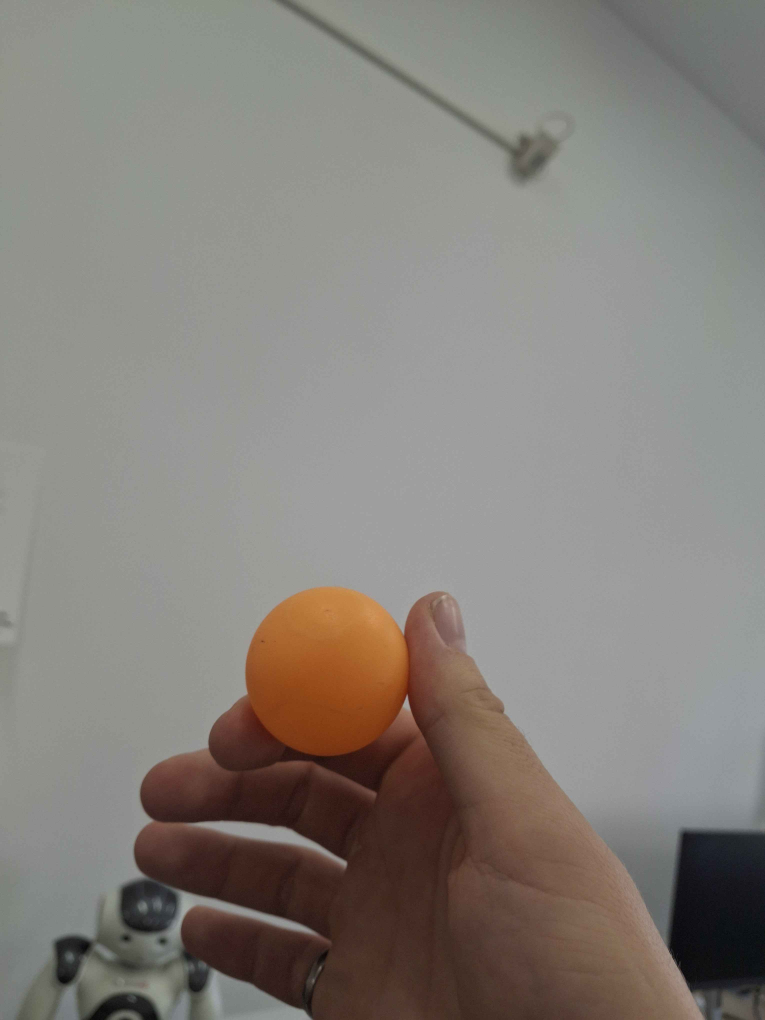
#> input picture src/pure_img_process/samples/1.jpg, 3060 x 4080 px (shown at 1/4 size)
$ python processing.py
#> lines starting #> are read from the running program, lines starting #| are printed output that depends on the picture; after the words box and inside, x2 and y2 are one past the last pixel; in counts of white or black regions, pixels touching at a corner belong together
#> in process_images, img is the input picture: shape (4080, 3060, 3); mean B, G, R 122.6, 128.3, 133.3
### src/pure_img_process/preproccesing.py
import cv2
import numpy as np
import os


def preprocess_image(image):
    # 30% Zoom pentru eliminarea marginilor inutile din background
    height, width = image.shape[:2]
#> height = 4080; width = 3060
    center_x, center_y = width // 2, height // 2
#> center_x = 1530; center_y = 2040
    zoom_factor = 0.80

    # Operatiune de resize pentru a ...
    # Putea sa aleg chestii precum conturui dupa valori pe care ma pot baza ca au o limita
    # folosit pentru testare
    crop_x = int(center_x * zoom_factor)
#> crop_x = 1224
    crop_y = int(center_y * zoom_factor)
#> crop_y = 1632
    cropped = image[center_y - crop_y:center_y + crop_y, center_x - crop_x:center_x + crop_x]
    resized = cv2.resize(cropped, (500, 500))


    gray = cv2.cvtColor(resized, cv2.COLOR_RGB2GRAY)
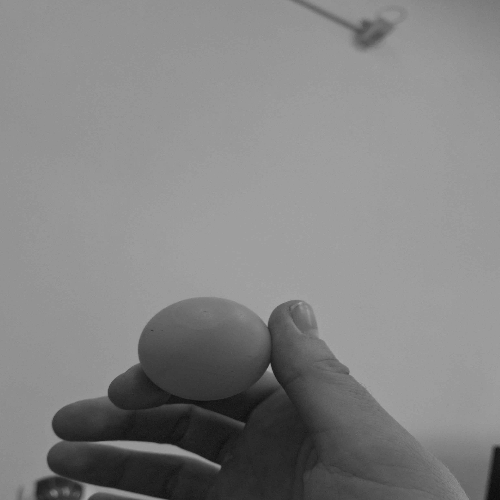
#> gray: shape (500, 500); min 11, max 167, mean 131.6

    equalized = cv2.equalizeHist(gray)
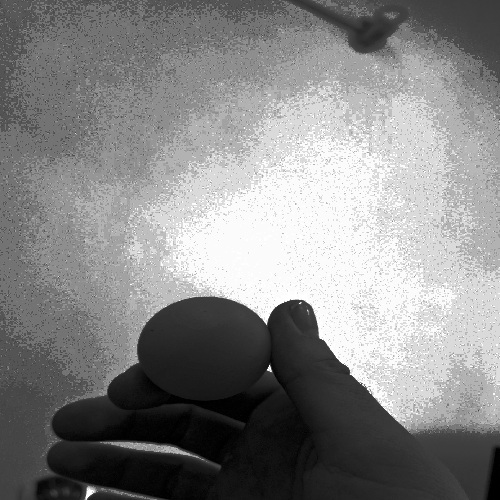
#> equalized: shape (500, 500); min 0, max 255, mean 134.2

    blurred = cv2.GaussianBlur(equalized, (7, 7), 0)

    thresh = cv2.adaptiveThreshold(
        blurred, 255, cv2.ADAPTIVE_THRESH_GAUSSIAN_C, cv2.THRESH_BINARY_INV, 11, 2
    )
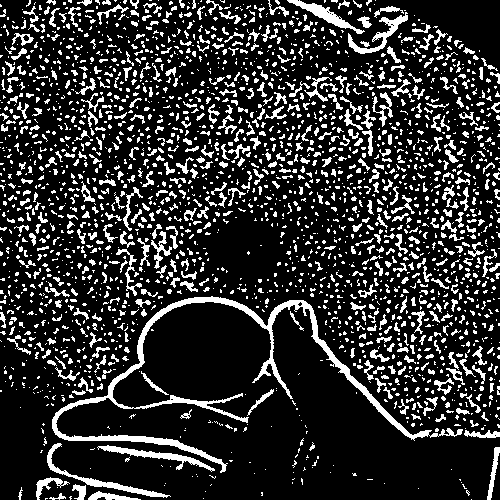
#> thresh: shape (500, 500); 18.7% white; 2452 white regions (1879 under 20 px), largest, box (x1, y1, x2, y2) and area: (52, 296, 463, 473) 5117, (47, 443, 171, 498) 716, (97, 445, 215, 472) 662

    #metoda apelata din disperare sa scap de goluri intre contururi
    kernel = cv2.getStructuringElement(cv2.MORPH_ELLIPSE, (7, 7))
    cleaned = cv2.morphologyEx(thresh, cv2.MORPH_CLOSE, kernel, iterations=11)
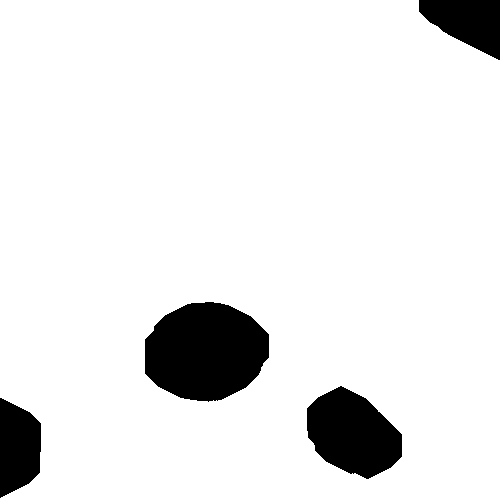
#> cleaned: shape (500, 500); 91.2% white; 4 black regions, box (x1, y1, x2, y2) and area: (145, 302, 269, 402) 9607, (307, 386, 402, 479) 6037, (0, 398, 41, 498) 3194, (419, 0, 500, 60) 3162

    #Algorigmul Canny pentru detectarea marginilor
    edges = cv2.Canny(cleaned, 150, 200)
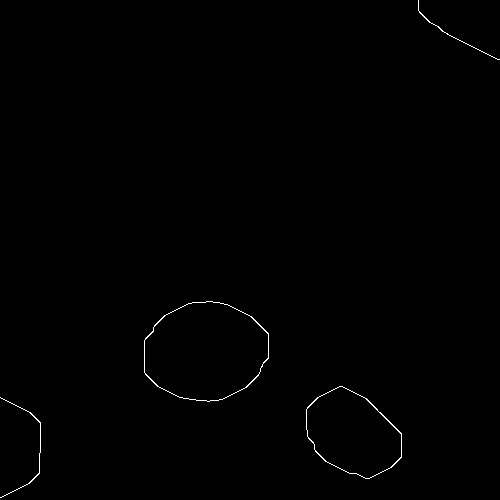
#> edges: shape (500, 500); 0.38% white in thin lines or dots


    return resized, edges

### src/pure_img_process/processing.py
import cv2
import numpy as np
import os

from preproccesing import preprocess_image

folder_path = "samples"
image_files = ["1.jpg", "2.jpg","3.png"]
def get_average_color(image, contour):

    mask = np.zeros(image.shape[:2], dtype=np.uint8)
    cv2.drawContours(mask, [contour], -1, 255, thickness=cv2.FILLED)
    masked_image = cv2.bitwise_and(image, image, mask=mask)
    mean_color = cv2.mean(masked_image, mask=mask)[:3]
    return tuple(map(int, mean_color))


def classify_color(RGB_color):
    r, g, b = RGB_color

    if r > 200 and g < 100 and b < 100:
        return "Red"

    elif r > 200 and g > 150 and b < 100:
        return "Orange"

    elif r > 200 and g > 200 and b < 100:
        return "Yellow"

    elif r < 150 and g > 200 and b < 150:
        return "Green"

    elif r < 100 and g > 200 and b > 200:
        return "Cyan"

    elif r < 100 and g < 150 and b > 200:
        return "Blue"

    elif r > 150 and g < 100 and b > 150:
        return "Purple"

    elif r > 100 and g < 100 and b < 100:
        return "Dark Red"

    elif r < 100 and g < 100 and b < 100:
        return "Black"

    elif r > 200 and g > 200 and b > 200:
        return "White"

    elif r > 150 and g > 150 and b > 150:
        return "Light Gray"

    elif r > 100 and g > 100 and b > 100:
        return "Gray"

    elif r > 100 and g > 50 and b < 50:
        return "Brown"

    elif r > 150 and g < 50 and b > 50:
        return "Magenta"

    elif r < 50 and g > 50 and b > 150:
        return "Indigo"
    else:
        return "Unknown"

def find_longest_contour(image, edges):
    contours, _ = cv2.findContours(edges, cv2.RETR_EXTERNAL, cv2.CHAIN_APPROX_SIMPLE)
#> contours = 4 contours, 1 with area under 20; largest, box (x1, y1, x2, y2) and area: (144, 301, 269, 402) 9645, (306, 386, 402, 479) 6072, (0, 397, 41, 498) 21

    max_length = 0
    longest_contour = None

    for contour in contours:
        length = cv2.arcLength(contour, closed=False)
        if length > max_length:
            max_length = length
            longest_contour = contour
#> this loop made 4 passes
#> (length, max_length) on passes 1, 3: (298.8, 298.8), (365.8, 365.8)
#> length on passes 2, 4: 297.8, 213.2
#> after the loop, longest_contour = contour of 140 points, box (x1, y1, x2, y2) (144, 301, 269, 402), area 9645; max_length = 365.8

    output_image = image.copy()
    if longest_contour is not None:
        cv2.drawContours(output_image, [longest_contour], -1, (0, 255, 0), 2)
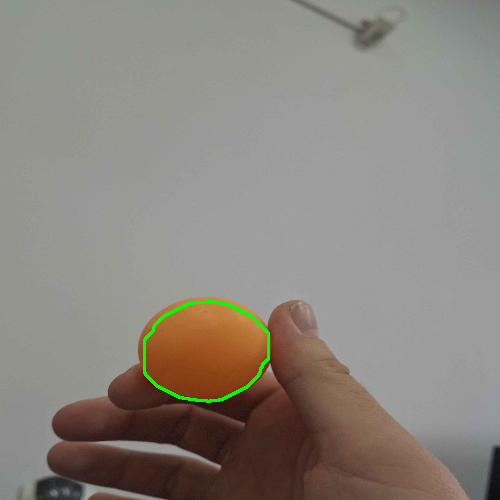
#> output_image: shape (500, 500, 3); mean B, G, R 126.3, 133.5, 139.2

    return longest_contour, output_image


def process_images(folder_path, image_files):
    for file_name in image_files:
        file_path = os.path.join(folder_path, file_name)

        img = cv2.imread(file_path)

        if img is None:
            print(f"Failed to read {file_name}. Skipping.")
            continue

        resized_img, edges = preprocess_image(img)
        closest_contour, output_img = find_longest_contour(resized_img, edges)
#> closest_contour has the same summary as longest_contour in find_longest_contour

        if closest_contour is not None:
            avg_color = get_average_color(resized_img, closest_contour)
#> in get_average_color, `cv2.drawContours(mask, [contour], -1, 255, thickness=cv2.FILLED)`: mask: shape (500, 500); 3.9% white; 1 white region, box (x1, y1, x2, y2) and area: (144, 301, 269, 402) 9805
#> in get_average_color, `masked_image = cv2.bitwise_and(image, image, mask=mask)`:
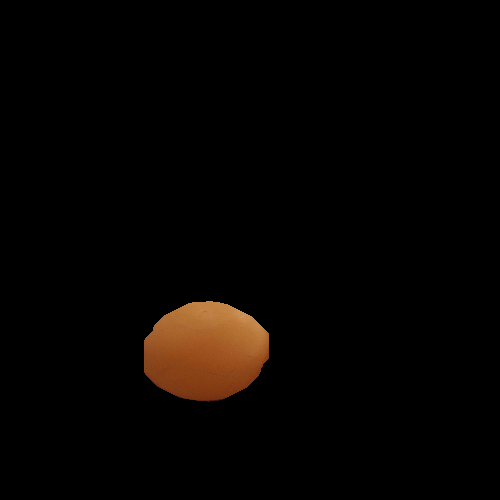
#> masked_image: shape (500, 500, 3); mean B, G, R 1.5, 3.4, 6.2
#> in get_average_color, `mean_color = cv2.mean(masked_image, mask=mask)[:3]`: mean_color = (37.87, 87.67, 157.1)
#> avg_color = (37, 87, 157)
            # Dintr-un motiv sau altul totul e BGR , il convertim in RGB :((
            avg_color = avg_color[::-1]
#> avg_color = (157, 87, 37)
            print(f"Average color (RGB) of the object in {file_name}: {avg_color}")
#| Average color (RGB) of the object in 1.jpg: (157, 87, 37)
            color_name = classify_color(avg_color)
#> in classify_color, `r, g, b = RGB_color`: r = 157; g = 87; b = 37
#> color_name = 'Dark Red'
            print(f"The object is likely: {color_name}")
#| The object is likely: Dark Red
            cv2.drawContours(output_img, [closest_contour], -1, (0, 255, 0), 2)
            cv2.imshow(f"Processed {file_name}", output_img)
            cv2.waitKey(0)
            cv2.destroyAllWindows()

        else:
            print(f"No valid contour found in {file_name}. Check the input folder or images.")
            continue
#> pass 2 of the loop in process_images, `for file_name in image_files:`:
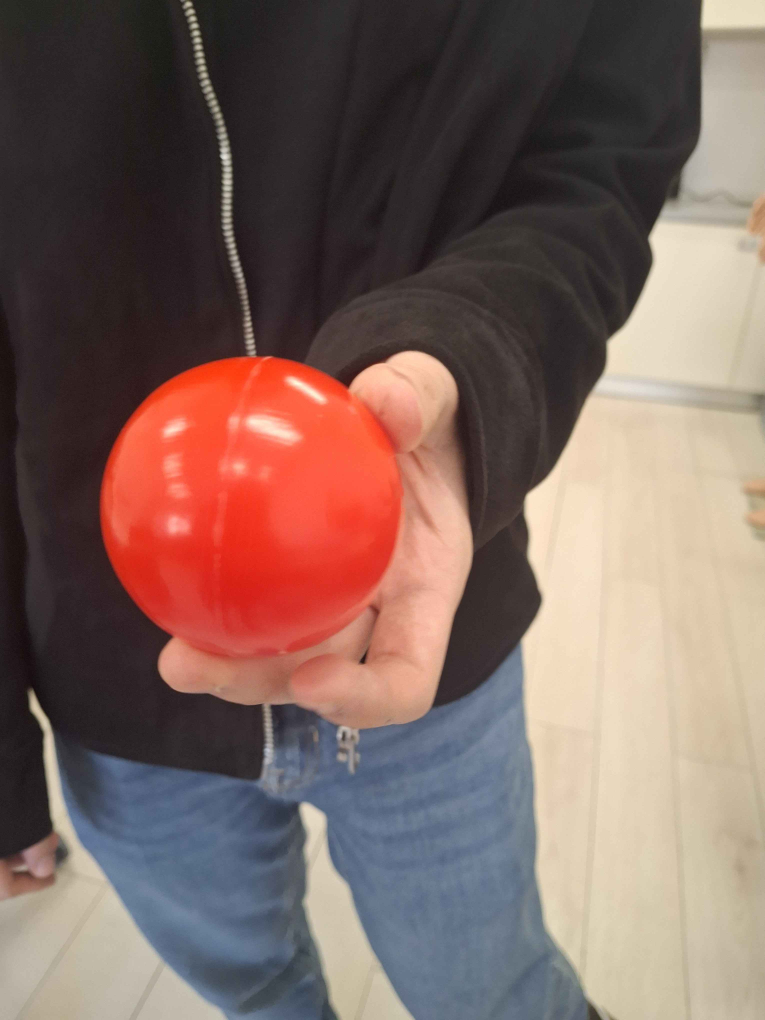
#> input picture src/pure_img_process/samples/2.jpg, 3060 x 4080 px (shown at 1/4 size)
#> in process_images, img is the input picture: shape (4080, 3060, 3); mean B, G, R 95.8, 102.4, 126.1
#> thresh: shape (500, 500); 16.5% white; 1399 white regions (1147 under 20 px), largest, box (x1, y1, x2, y2) and area: (211, 36, 482, 401) 5528, (6, 0, 154, 416) 4364, (116, 0, 226, 160) 2290
#> cleaned: shape (500, 500); 96.8% white; 1 black region, box (x1, y1, x2, y2) and area: (150, 193, 255, 301) 7985
#> edges: shape (500, 500); 0.15% white in thin lines or dots, all inside (x1, y1, x2, y2) = (149, 193, 255, 301)
#> contours = 1 contour; box (x1, y1, x2, y2) and area: (149, 193, 255, 301) 8008
#> the loop in find_longest_contour (call 2), `for contour in contours:` made 1 pass
#> (length, max_length) on pass 1: (346.8, 346.8)
#> after the loop in find_longest_contour (call 2), `for contour in contours:`: longest_contour = contour of 141 points, box (x1, y1, x2, y2) (149, 193, 255, 301), area 8008; max_length = 346.8
#> in find_longest_contour (call 2), `cv2.drawContours(output_image, [longest_contour], -1, (0, 255, 0), 2)`:
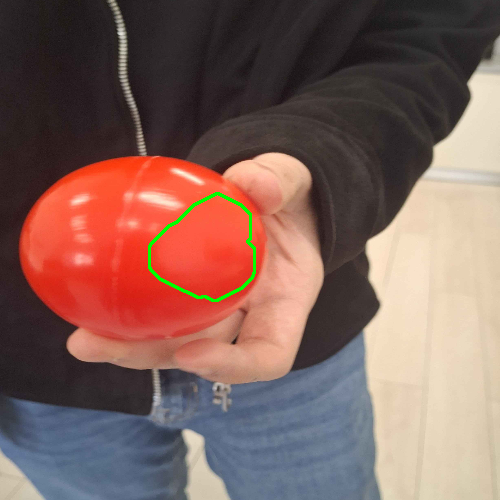
#> output_image: shape (500, 500, 3); mean B, G, R 91.8, 99, 130.3
#> closest_contour has the same summary as longest_contour in find_longest_contour
#> mask: shape (500, 500); 3.3% white; 1 white region, box (x1, y1, x2, y2) and area: (149, 193, 255, 301) 8154
#> in get_average_color (call 2), `masked_image = cv2.bitwise_and(image, image, mask=mask)`:
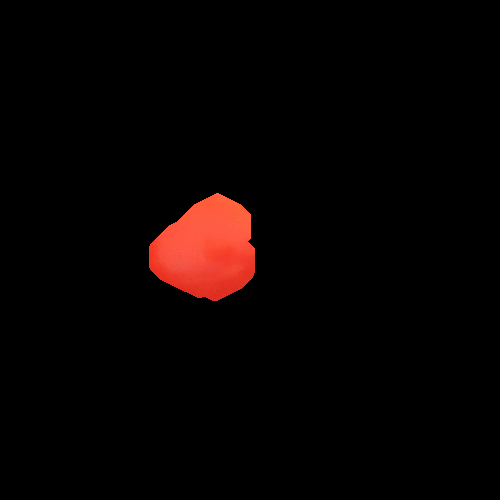
#> masked_image: shape (500, 500, 3); mean B, G, R 1.8, 2.5, 8
#> mean_color = (55.14, 76.36, 245.6)
#> in process_images, `avg_color = get_average_color(resized_img, closest_contour)`: avg_color = (55, 76, 245)
#> in process_images, `avg_color = avg_color[::-1]`: avg_color = (245, 76, 55)
#| Average color (RGB) of the object in 2.jpg: (245, 76, 55)
#> color_name = 'Red'
#| The object is likely: Red


#functia care va fi importata si folosita in server


def PROCESARE(img):
    if img is None:
        return "Error: Unable to load image"

    resized_img, edges = preprocess_image(img)
    closest_contour, output_img = find_longest_contour(resized_img, edges)

    if closest_contour is not None:
        avg_color = get_average_color(resized_img, closest_contour)
        avg_color = avg_color[::-1]
        #print(f"Average color (RGB): {avg_color}")
        color_name = classify_color(avg_color)
        return color_name
    else:
        return "INVALID! NO CONTOUR FOUND!"

process_images(folder_path, image_files)
cv2.destroyAllWindows()
